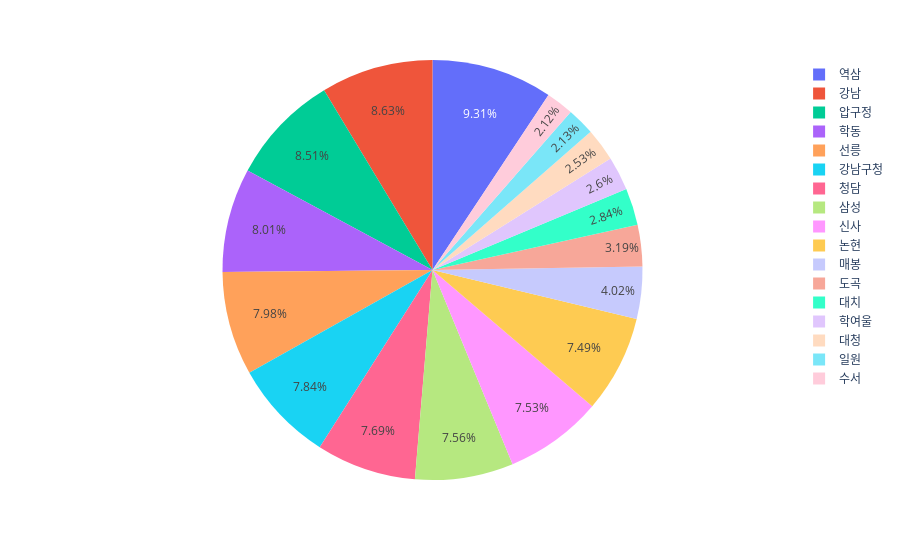
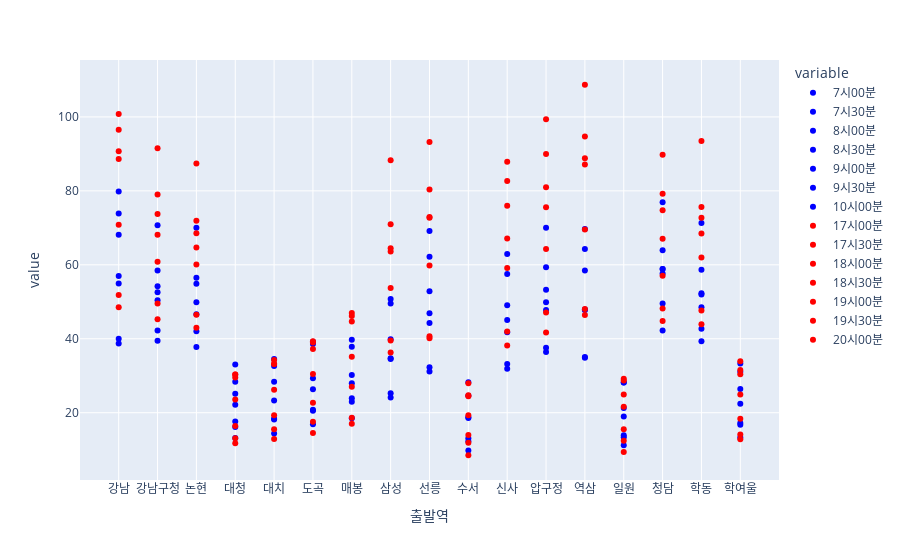

Here is the notebook cell these charts were saved with, in order:
### Code cell
#강남구에 대한 퇴근시간대 가장 큰 비중
gu_df = etc_df.copy()
gu_df.query("자치구 == '강남구'",inplace=True)
fig = px.pie(gu_df,names=gu_df.index,values='18시00분')
#print(gu_df)
fig.show()
gu_df = gu_df.drop(['자치구'],axis=1)
print(gu_df)
#강남구에 대한 지하철역 별 혼잡도
fig = px.scatter(gu_df,color_discrete_map=color_discrete_map)
fig.show()

### Figure 1 — Plotly figure (JSON) as saved in the notebook; plotly's stock layout.template omitted (floating-point values rounded to 4 significant figures)
{"data": [{"domain": {"x": [0, 1], "y": [0, 1]}, "hovertemplate": "출발역=%{label}<br>18시00분=%{value}<extra></extra>", "labels": ["강남", "강남구청", "논현", "대청", "대치", "도곡", "매봉", "삼성", "선릉", "수서", "신사", "압구정", "역삼", "일원", "청담", "학동", "학여울"], "legendgroup": "", "name": "", "showlegend": true, "type": "pie", "values": [100.8, 91.5, 87.4, 29.55, 33.2, 37.25, 46.95, 88.25, 93.2, 24.75, 87.9, 99.35, 108.7, 24.9, 89.75, 93.5, 30.4]}], "layout": {"legend": {"tracegroupgap": 0}, "margin": {"t": 60}}}

### Figure 2 — Plotly figure (JSON) as saved in the notebook; plotly's stock layout.template omitted (floating-point values rounded to 4 significant figures)
{"data": [{"hovertemplate": "variable=7시00분<br>출발역=%{x}<br>value=%{y}<extra></extra>", "legendgroup": "7시00분", "marker": {"color": "blue", "symbol": "circle"}, "mode": "markers", "name": "7시00분", "orientation": "v", "showlegend": true, "type": "scatter", "x": ["강남", "강남구청", "논현", "대청", "대치", "도곡", "매봉", "삼성", "선릉", "수서", "신사", "압구정", "역삼", "일원", "청담", "학동", "학여울"], "xaxis": "x", "y": [38.7, 42.25, 42.05, 17.65, 18.35, 20.8, 22.95, 25.25, 31.15, 13.1, 31.9, 37.6, 34.9, 13.9, 49.55, 42.7, 16.75], "yaxis": "y"}, {"hovertemplate": "variable=7시30분<br>출발역=%{x}<br>value=%{y}<extra></extra>", "legendgroup": "7시30분", "marker": {"color": "blue", "symbol": "circle"}, "mode": "markers", "name": "7시30분", "orientation": "v", "showlegend": true, "type": "scatter", "x": ["강남", "강남구청", "논현", "대청", "대치", "도곡", "매봉", "삼성", "선릉", "수서", "신사", "압구정", "역삼", "일원", "청담", "학동", "학여울"], "xaxis": "x", "y": [54.95, 58.45, 56.5, 25.1, 28.35, 29.3, 30.2, 34.5, 44.3, 18.75, 41.75, 47.75, 47.95, 21.3, 63.95, 58.65, 26.45], "yaxis": "y"}, {"hovertemplate": "variable=8시00분<br>출발역=%{x}<br>value=%{y}<extra></extra>", "legendgroup": "8시00분", "marker": {"color": "blue", "symbol": "circle"}, "mode": "markers", "name": "8시00분", "orientation": "v", "showlegend": true, "type": "scatter", "x": ["강남", "강남구청", "논현", "대청", "대치", "도곡", "매봉", "삼성", "선릉", "수서", "신사", "압구정", "역삼", "일원", "청담", "학동", "학여울"], "xaxis": "x", "y": [73.9, 70.7, 70, 33.05, 34.5, 38.6, 39.75, 49.55, 62.2, 28.25, 62.95, 70, 64.25, 28.15, 76.9, 71.3, 33.3], "yaxis": "y"}, {"hovertemplate": "variable=8시30분<br>출발역=%{x}<br>value=%{y}<extra></extra>", "legendgroup": "8시30분", "marker": {"color": "blue", "symbol": "circle"}, "mode": "markers", "name": "8시30분", "orientation": "v", "showlegend": true, "type": "scatter", "x": ["강남", "강남구청", "논현", "대청", "대치", "도곡", "매봉", "삼성", "선릉", "수서", "신사", "압구정", "역삼", "일원", "청담", "학동", "학여울"], "xaxis": "x", "y": [79.85, 54.2, 54.85, 28.4, 32.65, 39.2, 37.85, 50.75, 69.15, 24.6, 57.55, 59.35, 69.7, 28.2, 58.9, 52.3, 31.05], "yaxis": "y"}, {"hovertemplate": "variable=9시00분<br>출발역=%{x}<br>value=%{y}<extra></extra>", "legendgroup": "9시00분", "marker": {"color": "blue", "symbol": "circle"}, "mode": "markers", "name": "9시00분", "orientation": "v", "showlegend": true, "type": "scatter", "x": ["강남", "강남구청", "논현", "대청", "대치", "도곡", "매봉", "삼성", "선릉", "수서", "신사", "압구정", "역삼", "일원", "청담", "학동", "학여울"], "xaxis": "x", "y": [68.1, 50.4, 46.6, 22.15, 23.3, 26.35, 27.95, 39.85, 52.85, 18.55, 49.1, 53.25, 58.45, 18.95, 57.65, 48.55, 22.45], "yaxis": "y"}, {"hovertemplate": "variable=9시30분<br>출발역=%{x}<br>value=%{y}<extra></extra>", "legendgroup": "9시30분", "marker": {"color": "blue", "symbol": "circle"}, "mode": "markers", "name": "9시30분", "orientation": "v", "showlegend": true, "type": "scatter", "x": ["강남", "강남구청", "논현", "대청", "대치", "도곡", "매봉", "삼성", "선릉", "수서", "신사", "압구정", "역삼", "일원", "청담", "학동", "학여울"], "xaxis": "x", "y": [57, 52.55, 49.9, 16.15, 18.15, 20.55, 23.9, 34.75, 46.9, 12.3, 45.1, 49.85, 47.75, 13.4, 58.85, 52, 17.2], "yaxis": "y"}, {"hovertemplate": "variable=10시00분<br>출발역=%{x}<br>value=%{y}<extra></extra>", "legendgroup": "10시00분", "marker": {"color": "blue", "symbol": "circle"}, "mode": "markers", "name": "10시00분", "orientation": "v", "showlegend": true, "type": "scatter", "x": ["강남", "강남구청", "논현", "대청", "대치", "도곡", "매봉", "삼성", "선릉", "수서", "신사", "압구정", "역삼", "일원", "청담", "학동", "학여울"], "xaxis": "x", "y": [40, 39.45, 37.8, 13.15, 14.35, 16.9, 18.5, 24.1, 32.3, 9.8, 33.15, 36.4, 35.05, 11.2, 42.25, 39.35, 13.3], "yaxis": "y"}, {"hovertemplate": "variable=17시00분<br>출발역=%{x}<br>value=%{y}<extra></extra>", "legendgroup": "17시00분", "marker": {"color": "red", "symbol": "circle"}, "mode": "markers", "name": "17시00분", "orientation": "v", "showlegend": true, "type": "scatter", "x": ["강남", "강남구청", "논현", "대청", "대치", "도곡", "매봉", "삼성", "선릉", "수서", "신사", "압구정", "역삼", "일원", "청담", "학동", "학여울"], "xaxis": "x", "y": [90.7, 68.1, 64.7, 30.35, 33.15, 39, 44.65, 63.6, 72.7, 24.45, 76, 80.95, 88.8, 28.7, 67.05, 68.5, 31.55], "yaxis": "y"}, {"hovertemplate": "variable=17시30분<br>출발역=%{x}<br>value=%{y}<extra></extra>", "legendgroup": "17시30분", "marker": {"color": "red", "symbol": "circle"}, "mode": "markers", "name": "17시30분", "orientation": "v", "showlegend": true, "type": "scatter", "x": ["강남", "강남구청", "논현", "대청", "대치", "도곡", "매봉", "삼성", "선릉", "수서", "신사", "압구정", "역삼", "일원", "청담", "학동", "학여울"], "xaxis": "x", "y": [88.65, 73.75, 68.55, 23.55, 26.2, 30.5, 35.15, 64.5, 72.9, 19.35, 67.15, 75.55, 87.1, 21.65, 74.75, 72.7, 24.9], "yaxis": "y"}, {"hovertemplate": "variable=18시00분<br>출발역=%{x}<br>value=%{y}<extra></extra>", "legendgroup": "18시00분", "marker": {"color": "red", "symbol": "circle"}, "mode": "markers", "name": "18시00분", "orientation": "v", "showlegend": true, "type": "scatter", "x": ["강남", "강남구청", "논현", "대청", "대치", "도곡", "매봉", "삼성", "선릉", "수서", "신사", "압구정", "역삼", "일원", "청담", "학동", "학여울"], "xaxis": "x", "y": [100.8, 91.5, 87.4, 29.55, 33.2, 37.25, 46.95, 88.25, 93.2, 24.75, 87.9, 99.35, 108.7, 24.9, 89.75, 93.5, 30.4], "yaxis": "y"}, {"hovertemplate": "variable=18시30분<br>출발역=%{x}<br>value=%{y}<extra></extra>", "legendgroup": "18시30분", "marker": {"color": "red", "symbol": "circle"}, "mode": "markers", "name": "18시30분", "orientation": "v", "showlegend": true, "type": "scatter", "x": ["강남", "강남구청", "논현", "대청", "대치", "도곡", "매봉", "삼성", "선릉", "수서", "신사", "압구정", "역삼", "일원", "청담", "학동", "학여울"], "xaxis": "x", "y": [96.55, 79.05, 71.95, 30.35, 34.25, 39.35, 46.15, 71, 80.35, 28, 82.65, 89.95, 94.7, 29.2, 79.25, 75.65, 33.9], "yaxis": "y"}, {"hovertemplate": "variable=19시00분<br>출발역=%{x}<br>value=%{y}<extra></extra>", "legendgroup": "19시00분", "marker": {"color": "red", "symbol": "circle"}, "mode": "markers", "name": "19시00분", "orientation": "v", "showlegend": true, "type": "scatter", "x": ["강남", "강남구청", "논현", "대청", "대치", "도곡", "매봉", "삼성", "선릉", "수서", "신사", "압구정", "역삼", "일원", "청담", "학동", "학여울"], "xaxis": "x", "y": [70.85, 60.85, 60.1, 16.4, 19.3, 22.7, 27, 53.75, 59.85, 13.95, 59.15, 64.3, 69.55, 15.5, 57.05, 61.95, 18.4], "yaxis": "y"}, {"hovertemplate": "variable=19시30분<br>출발역=%{x}<br>value=%{y}<extra></extra>", "legendgroup": "19시30분", "marker": {"color": "red", "symbol": "circle"}, "mode": "markers", "name": "19시30분", "orientation": "v", "showlegend": true, "type": "scatter", "x": ["강남", "강남구청", "논현", "대청", "대치", "도곡", "매봉", "삼성", "선릉", "수서", "신사", "압구정", "역삼", "일원", "청담", "학동", "학여울"], "xaxis": "x", "y": [51.85, 49.55, 46.5, 13.1, 15.55, 17.55, 18.65, 36.3, 40.65, 11.85, 42, 47.1, 48.05, 12.4, 48.2, 47.65, 14.1], "yaxis": "y"}, {"hovertemplate": "variable=20시00분<br>출발역=%{x}<br>value=%{y}<extra></extra>", "legendgroup": "20시00분", "marker": {"color": "red", "symbol": "circle"}, "mode": "markers", "name": "20시00분", "orientation": "v", "showlegend": true, "type": "scatter", "x": ["강남", "강남구청", "논현", "대청", "대치", "도곡", "매봉", "삼성", "선릉", "수서", "신사", "압구정", "역삼", "일원", "청담", "학동", "학여울"], "xaxis": "x", "y": [48.55, 45.3, 42.95, 11.75, 12.9, 14.55, 17.05, 39.55, 40.15, 8.5, 38.2, 41.7, 46.45, 9.35, 44.8, 43.95, 12.8], "yaxis": "y"}], "layout": {"legend": {"title": {"text": "variable"}, "tracegroupgap": 0}, "margin": {"t": 60}, "xaxis": {"anchor": "y", "domain": [0, 1], "title": {"text": "출발역"}}, "yaxis": {"anchor": "x", "domain": [0, 1], "title": {"text": "value"}}}}
